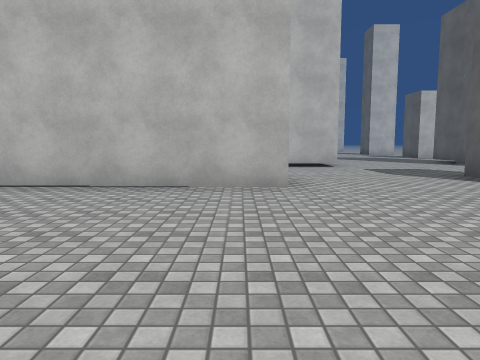
[1] (above)

20 first-person views from a walk through a Unity game level. The camera is 1.3 m above the floor, tilts 6° down and sees 70° across. The floor is counted in squares, 2 m on a side. Each view is taken from the middle of a square. On the plan, view 1 faces up. The plan holds only what a view shows up to about 10 squares ahead; the rest is blank. The place goes on beyond the plan. The player character is not drawn. Surface patterns are stand-ins for the level's own textures.

[2]
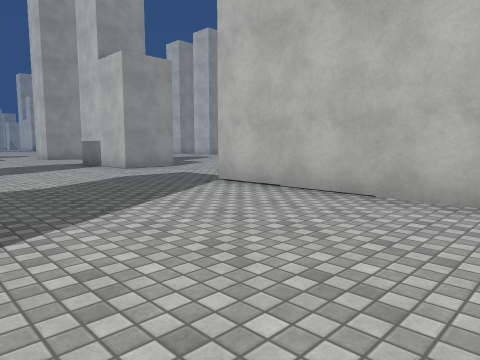

[3]
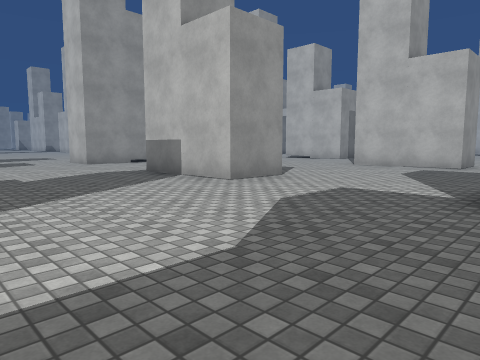

[4]
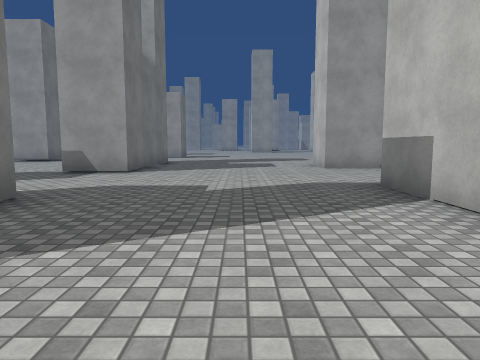

[5]
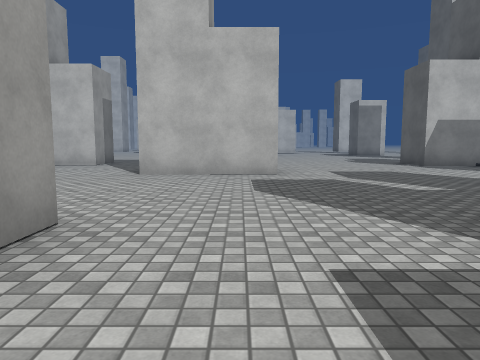

[6]
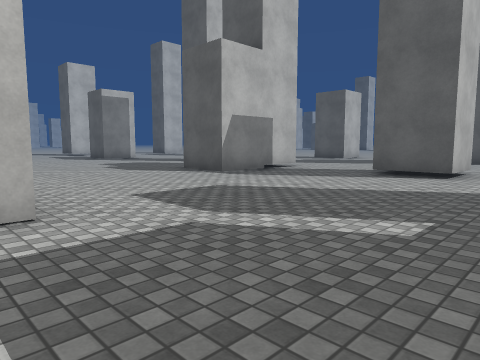

[7]
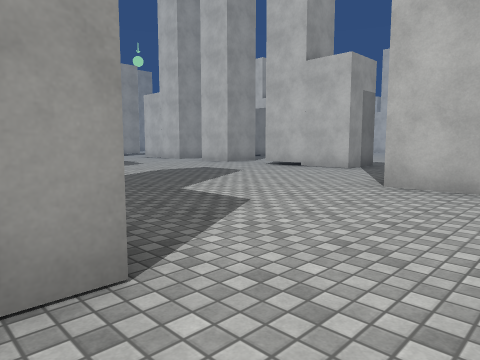

[8]
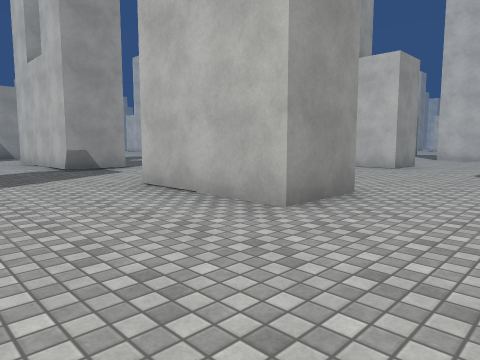

[9]
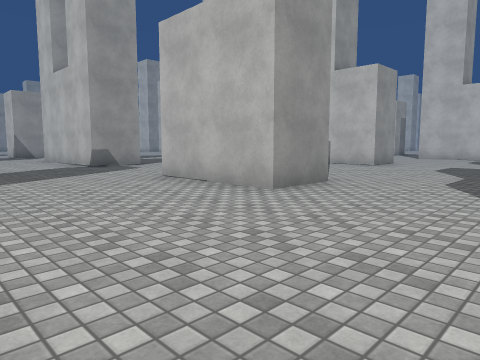

[10]
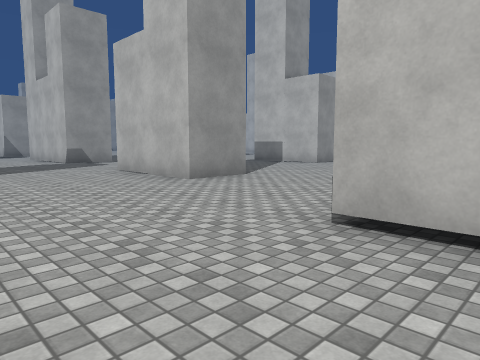

[11]
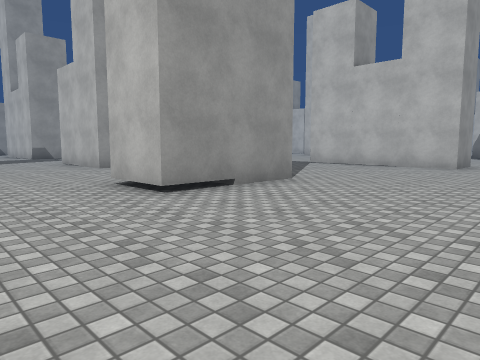

[12]
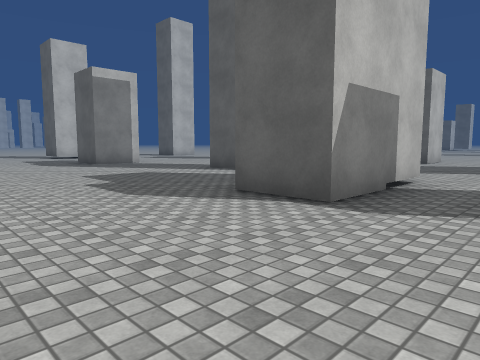

[13]
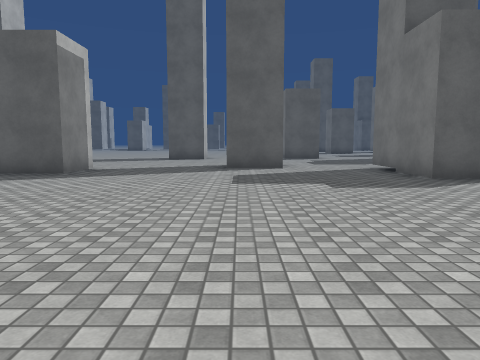

[14]
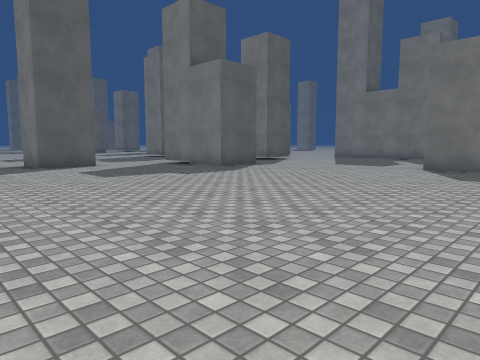

[15]
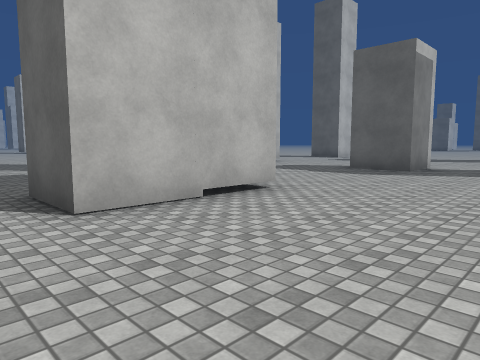

[16]
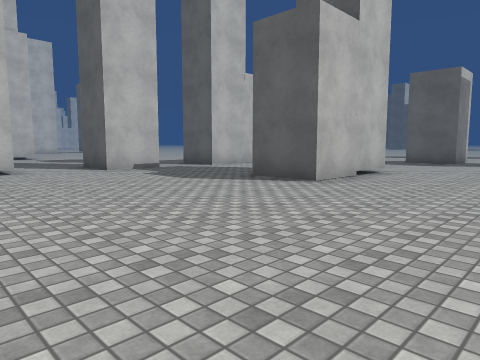

[17]
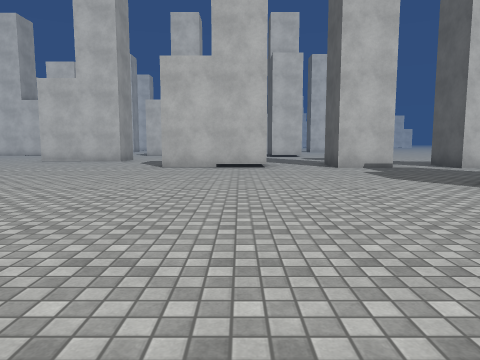

[18]
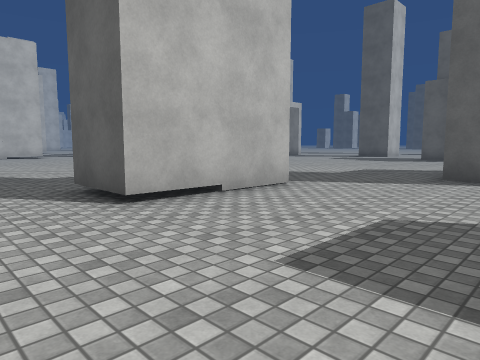

[19]
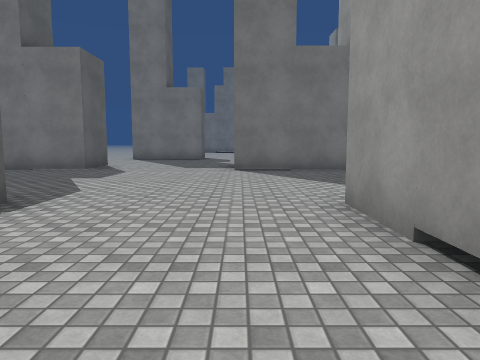

[20]
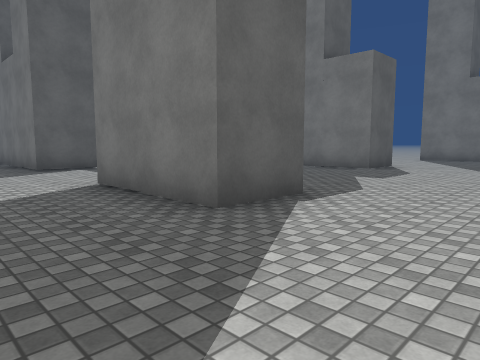

### Floor plan
Points are (right, up) in squares from view 1. A wall is a line through its corners. A room is listed if a view was taken in it or the views show most of it. See-through windows are left out.
Room 1 (views 1, 3, 4, 5, 6, 7, 8, 9, 10, 12, 13, 14, 15, 16, 17, 18, 19, 20)
walls: (-8.1, 12.1) (-8.1, 12.8); (-6.4, 12.7) (-5.2, 12.7) (-5.2, 11.3) (-8.2, 11.3); (-7.5, 6.7) (-7.5, 5.1) (-10.4, 5.1) (-10.4, 6.7) (-7.5, 6.7); (-10.4, 15.9) (-10.4, 14.5) (-13.3, 14.5) (-13.3, 16); (-14.2, 7.5) (-14.2, 5.1) (-15.1, 5.1); (1.3, 9.7) (1.3, 11.2); (0.7, 6.8) (0.7, 5.1) (-3.7, 5.1) (-3.7, 6.7) (-1.1, 6.7); (2.2, 13.9) (-0.7, 13.9) (-0.7, 15.4) (2.2, 15.4); (-6.1, 0.4) (-6.1, -1.2) (-9.1, -1.2) (-9.1, 0.3) (-7, 0.3); (2.2, 17.8) (2.2, 19.3); (-0.9, 0.4) (-0.9, -0.6); (-3.9, 23.2) (-6.9, 23.2) (-6.9, 24.8); (-15.5, 0.3) (-12.9, 0.3) (-12.9, -1.2) (-15.4, -1.2); (-0.9, -2.6) (-2.5, -2.6); (2, 22.8) (0.4, 22.8); (-6.8, 28.5) (-8.3, 28.5) (-8.3, 29.5); (-4.5, 28.2) (-5, 28.2) (-5, 29.1); (-10.2, 28.5) (-13.2, 28.5)
ways out: opening at (-0.4, 23.3) to room 2; opening at (1, 2.3) to room 2; opening at (2, 12.5) to room 2; opening at (2, 16.5) to room 2
Room 2 (views 2, 11)
walls: (4.5, 6.4) (4.5, 6.9); (2.9, 9.7) (1.3, 9.7); (2.2, 19.3) (3.6, 19.3); (0.4, 22.8) (0.4, 24.4); (-0.9, -0.6) (-0.9, -2.6)
ways out: opening at (-0.4, 23.3) to room 1; opening at (1, 2.3) to room 1; opening at (2, 12.5) to room 1; opening at (2, 16.5) to room 1

Positions as (right, up) in squares from view 1, and headings:
1: (0, 0), facing up
2: (1, 1), facing up-left
3: (-3, 1), facing up-left
4: (-5, 3), facing left
5: (-6, 4), facing up
6: (-6, 8), facing up-right
7: (-6, 6), facing up-left
8: (-4, -4), facing up-left
9: (-3, -5), facing up-left
10: (-1, -5), facing up-left
11: (3, -5), facing up-left
12: (-4, 12), facing up-right
13: (-7, 19), facing right
14: (-8, 22), facing down-right
15: (-8, 20), facing up-right
16: (-12, 20), facing up-right
17: (-11, 19), facing up
18: (-15, 11), facing up-right
19: (-13, 9), facing down
20: (-13, 9), facing down-right
